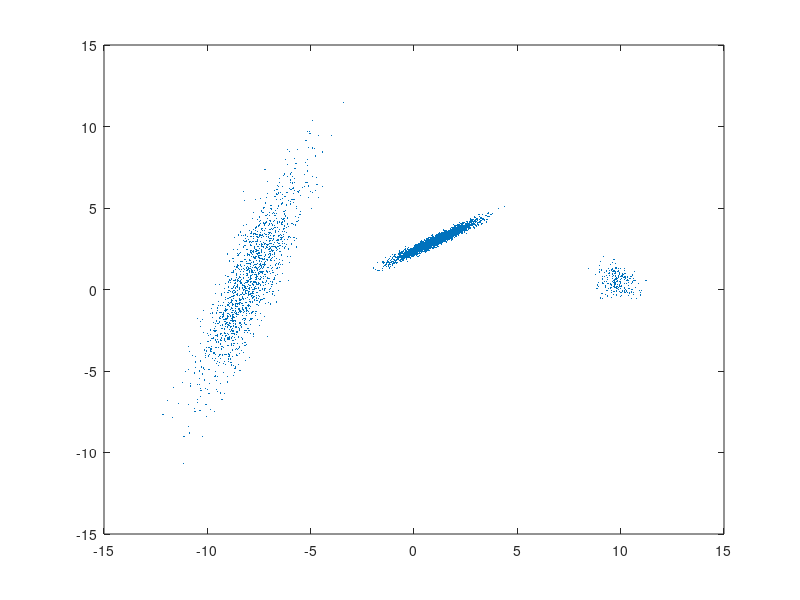

MATLAB code to generate this figure: (Note: this script raises an error after producing the figure.)
%% generate the data set
N = 3;
Ps = 1.2*randn(N,2,2);
us = 5*randn(2,N);
ps = rand(N,1).*rand(N,1);
T = 5000;
v = zeros(2,N);
for t=1:T
    k = N;
    for i=1:N
        if rand < ps(i)
            k = i;
            break;
        end
    end
    v(:,t) = us(:,k)+reshape(Ps(k,:,:),[2 2])*randn(2,1);
end
clf;
plot(v(1,:),v(2,:),'.','Markersize',3)
%%
Data = v;
Data_size = size(Data,2);
Num_clusters = 3;
Dimension = 2;
init_pts = 5*randn(Dimension,Num_clusters);
zs = zeros(Data_size,1);
for i=1:Data_size
    dists = zeros(Num_clusters,1);
    for c=1:Num_clusters
        dists(c) = norm(Data(:,i)-init_pts(:,c));
    end
    [~,zs(i)] = min(dists);
end
%[~,zs] = randi(Num_clusters,Data_size,1); % cluster assignments, initialized randomly
mus = zeros(Dimension,Num_clusters); % the means for each cluster
for c=1:Num_clusters
    mus(:,c) = sum(Data(:,logical(zs==c)),2);
end
Js = zeros(Dimension,Dimension,Num_clusters); % the matrix hyperparameters for each cluster
for i=1:Data_size
    Js(:,:,zs(i)) = Js(:,:,zs(i)) + Data(:,i)*Data(:,i)';
end
counts = zeros(Num_clusters,1); % the count of the number of data assigned to each cluster
for c=1:Num_clusters
    counts(c) = sum(zs==c);
end

Num_steps = 100000;

conc = 1.0; % concentration parameter for the Dirichlet prior
dof = Dimension + 2; % degree-of-freedom parameter for the Wishart prior

for t=1:Num_steps
    % MCMC step: pick a data point at random and propose to move it to a new
    % cluster, then update the cluster parameters
    index = randi(Data_size);
    datum = Data(:,index);
    cur_cluster = zs(index);
    prop_cluster = randi(Num_clusters);
    mean = @(c) mus(:,c)/(counts(c)+dof);
    cov = @(c) (Js(:,:,c)-mus(:,c)*mus(:,c)'/(counts(c)+1e-12) + ...
        dof*eye(Dimension))/(counts(c)+dof);
%    logscorer = @(c) -0.5*(datum-mean(c))'*cov(c)*(datum-mean(c)) + log(counts(c)+conc) + 0.5*log(det(cov(c)/(2*pi)));
    logscorer = @(c) log(mvtpdf(datum-mean(c),cov(c),counts(c)+dof)) + log(counts(c)+conc);
    cur_cluster_logscore = logscorer(cur_cluster);
    prop_cluster_logscore = logscorer(prop_cluster);
    if log(rand()) < prop_cluster_logscore - cur_cluster_logscore
%        disp('Accepted')
        zs(index) = prop_cluster;
        counts(cur_cluster) = counts(cur_cluster) - 1;
        mus(:,cur_cluster) = mus(:,cur_cluster) - datum;
        Js(:,:,cur_cluster) = Js(:,:,cur_cluster) - datum*datum';
        counts(prop_cluster) = counts(prop_cluster) + 1;
        mus(:,prop_cluster) = mus(:,prop_cluster) + datum;
        Js(:,:,prop_cluster) = Js(:,:,prop_cluster) + datum*datum';
    else
%        disp('Rejected')
    end
    if mod(t,1000) == 0
        mu1=mean(1); mu2=mean(2); mu3=mean(3);
        fprintf(1,'trial %d, mu1=(%f,%f), mu2=(%f,%f), mu3=(%f,%f)\n',t,mu1(1),mu1(2),...
            mu2(1),mu2(2),mu3(1),mu3(2));
        clf;
        hold on;
        plot(Data(1,logical(zs==1)),Data(2,logical(zs==1)),'r.','Markersize',1);
        drawgaussian(mean(1),cov(1),'r');
        plot(Data(1,logical(zs==2)),Data(2,logical(zs==2)),'g.','Markersize',1);
        drawgaussian(mean(2),cov(2),'g');
        plot(Data(1,logical(zs==3)),Data(2,logical(zs==3)),'b.','Markersize',1);
        drawgaussian(mean(3),cov(3),'b');
        drawnow;
%        pause;
    end
end
%%
N = 10000;
S = zeros(2,N);
S(:,1) = randn(2,1);
for i=2:N
    S(:,i) = [[0.995 -0.05];[0.05 0.995]]*S(:,i-1);
end
plot(S(1,:),S(2,:));
%%
T = S+1.0*randn(2,N);
plot(T(1,:),T(2,:))
%%
R = T;
